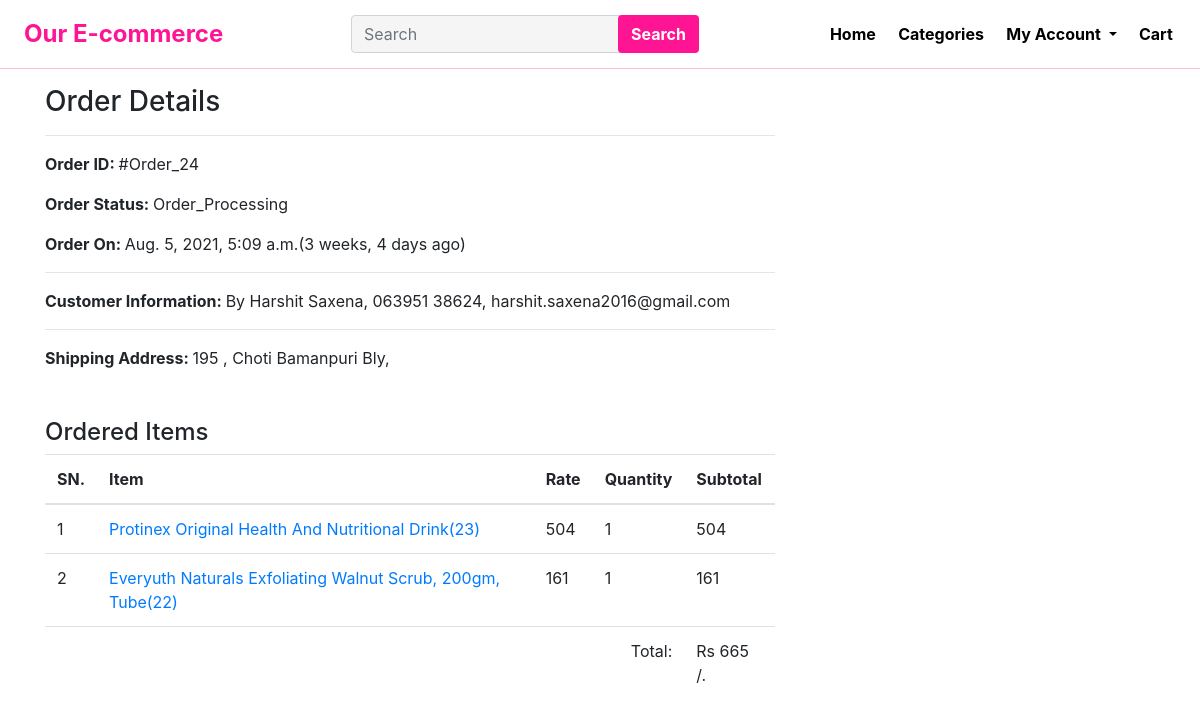
The app's page /profile/order-24/ (signed in) with its own data.
### EShop/models.py (models this page shows, shortened)
class Order(models.Model):
    cart = models.OneToOneField(Cart, on_delete=models.CASCADE)
    ordered_by = models.CharField(max_length=200)
    shipping_address = models.CharField(max_length=200)
    mobile = models.CharField(max_length=20)
    email = models.EmailField(null=True, blank=True)
    subtotal = models.PositiveIntegerField()
    discount = models.PositiveIntegerField()
    total = models.PositiveIntegerField()
    order_status = models.CharField(max_length=100, choices=view_status)
    created_at = models.DateTimeField(auto_now_add=True)

class CartProduct(models.Model):
    cart = models.ForeignKey(Cart, on_delete=models.CASCADE)
    product = models.ForeignKey(Product, on_delete=models.CASCADE)
    rate = models.PositiveIntegerField()
    quantity = models.PositiveIntegerField()
    subtotal = models.PositiveIntegerField()

class Product(models.Model):
    title = models.CharField(max_length=200)
    slug = models.SlugField(unique=True)
    category = models.ForeignKey(Category, on_delete=models.CASCADE)
    image = models.ImageField(upload_to='product')
    marked_price = models.PositiveIntegerField()
    selling_price = models.PositiveIntegerField()
    description = models.TextField()
    warranty = models.CharField(max_length=300, null=True, blank=True)
    return_policy = models.CharField(max_length=300, null=True, blank=True)
    view_count = models.PositiveIntegerField(default=0)

### EShop/views.py (the view)
# urls.py: path('profile/order-<int:pk>/', CustomerOrderDetailView.as_view(),
class CustomerOrderDetailView(DetailView):
    template_name = 'customerorderdetail.html'
    model = Order
    context_object_name = 'obj_obj'
    def dispatch(self, request, *args, **kwargs):
        if request.user.is_authenticated and Customer.objects.filter(user=request.user).exists():
            order_id = self.kwargs['pk']
            order = Order.objects.get(id=order_id)
            if request.user.customer != order.cart.customer:
                return redirect('EShop:customerprofile')
        else:
            return redirect("/login/?next=/profile/")
        return super().dispatch(request, *args, **kwargs)

### templates/customerorderdetail.html (shortened to what this page needs)
{% extends 'base.html' %}
{% load humanize %}
{% block body %}
    <div class="container">
        <div class="row">
            <div class="col-md-8">
                <h3 class="mt-3">Order Details</h3><hr>
                <p><span class="font-weight-bold">Order ID: </span>#Order_{{obj_obj.id}}</p>
                <p><span class="font-weight-bold">Order Status: </span>{{obj_obj.order_status}}</p>
                <p><span class="font-weight-bold">Order On: </span>{{obj_obj.created_at}}({{obj_obj.created_at|timesince}} ago)</p><hr>
                <p><span class="font-weight-bold">Customer Information: </span> By {{ obj_obj.ordered_by }},  {{ obj_obj.mobile}}, {{ obj_obj.email}}  </p><hr>
                <p><span class="font-weight-bold">Shipping Address: </span>{{ obj_obj.shipping_address }}</p><br>
                <h4 class="mt-2">Ordered Items</h4>
                <table class="table">
                    <thead>
                        <tr>
                            <th>SN.</th>
                            <th>Item</th>
                            <th>Rate</th>
                            <th>Quantity</th>
                            <th>Subtotal</th>
                        </tr>
                    </thead>
                    <tbody>
                        {% for cp in obj_obj.cart.cartproduct_set.all  %}
                        <tr>
                            <td> {{forloop.counter}} </td>
                            <td><a target="_blank" href="{% url 'EShop:productdetail' cp.product.slug %}"> {{cp.product.title}}({{cp.product.id}}) </a></td>
                            <td> {{cp.rate}} </td>
                            <td> {{cp.quantity}} </td>
                            <td> {{cp.subtotal}} </td>
                        </tr>
                        {% endfor %}
                        <tr>
                            <td colspan="4" class="text-right">Total: </td>
                            <td>Rs {{obj_obj.total|intcomma}} /.</td>
                        </tr>
                    </tbody>
                </table>
            </div>
        </div>
    </div>
{% endblock %}

### EShop/Static/EShop/style.css (style rules this page uses)
* { box-sizing: border-box; }
body { margin: 0; padding: 0; }

### records on screen
Order: id "24", order_status "Order_Processing", created_at "Aug. 5, 2021, 5:09 a.m.", created_at "3 weeks, 4 days", ordered_by "Harshit Saxena", mobile "063951 38624", email "harshit.saxena2016@gmail.com", shipping_address "195 , Choti Bamanpuri Bly,", total "665"
CartProduct: product "Protinex Original Health And Nutritional Drink", product.id "23", rate "504", quantity "1", subtotal "504"
CartProduct: product "Everyuth Naturals Exfoliating Walnut Scrub, 200gm, Tube", product.id "22", rate "161", quantity "1", subtotal "161"
